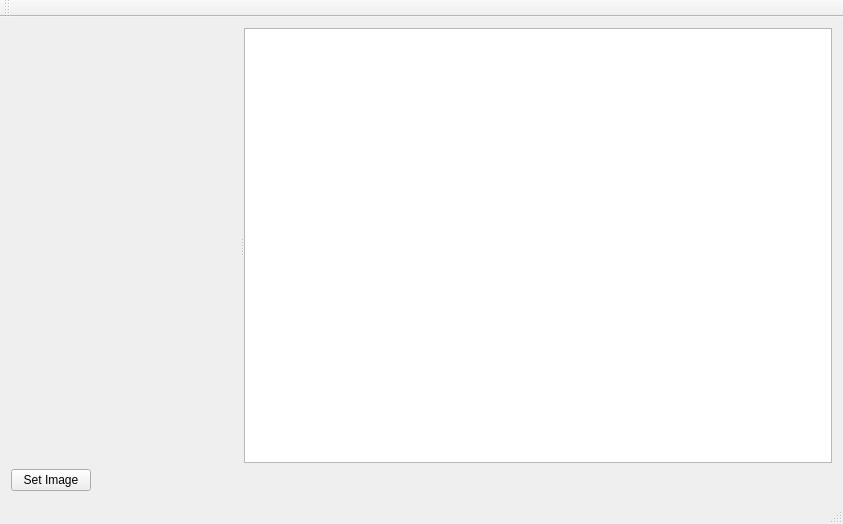
<?xml version="1.0" encoding="UTF-8"?>
<ui version="4.0">
 <class>MainWindow</class>
 <widget class="QMainWindow" name="MainWindow">
  <property name="geometry">
   <rect>
    <x>0</x>
    <y>0</y>
    <width>843</width>
    <height>524</height>
   </rect>
  </property>
  <property name="windowTitle">
   <string>MainWindow</string>
  </property>
  <widget class="QWidget" name="centralWidget">
   <layout class="QVBoxLayout" name="verticalLayout" stretch="1,0">
    <item>
     <widget class="QSplitter" name="splitter">
      <property name="orientation">
       <enum>Qt::Horizontal</enum>
      </property>
      <widget class="QWidget" name="widget" native="true"/>
      <widget class="QTextBrowser" name="textBrowser">
       <property name="baseSize">
        <size>
         <width>0</width>
         <height>0</height>
        </size>
       </property>
      </widget>
     </widget>
    </item>
    <item>
     <layout class="QHBoxLayout" name="horizontalLayout">
      <item>
       <widget class="QPushButton" name="pushButton_setImage">
        <property name="text">
         <string>Set Image</string>
        </property>
       </widget>
      </item>
      <item>
       <spacer name="horizontalSpacer">
        <property name="orientation">
         <enum>Qt::Horizontal</enum>
        </property>
        <property name="sizeHint" stdset="0">
         <size>
          <width>40</width>
          <height>20</height>
         </size>
        </property>
       </spacer>
      </item>
     </layout>
    </item>
   </layout>
  </widget>
  <widget class="QMenuBar" name="menuBar">
   <property name="geometry">
    <rect>
     <x>0</x>
     <y>0</y>
     <width>843</width>
     <height>26</height>
    </rect>
   </property>
  </widget>
  <widget class="QToolBar" name="mainToolBar">
   <attribute name="toolBarArea">
    <enum>TopToolBarArea</enum>
   </attribute>
   <attribute name="toolBarBreak">
    <bool>false</bool>
   </attribute>
  </widget>
  <widget class="QStatusBar" name="statusBar"/>
 </widget>
 <layoutdefault spacing="6" margin="11"/>
 <resources/>
 <connections/>
</ui>
